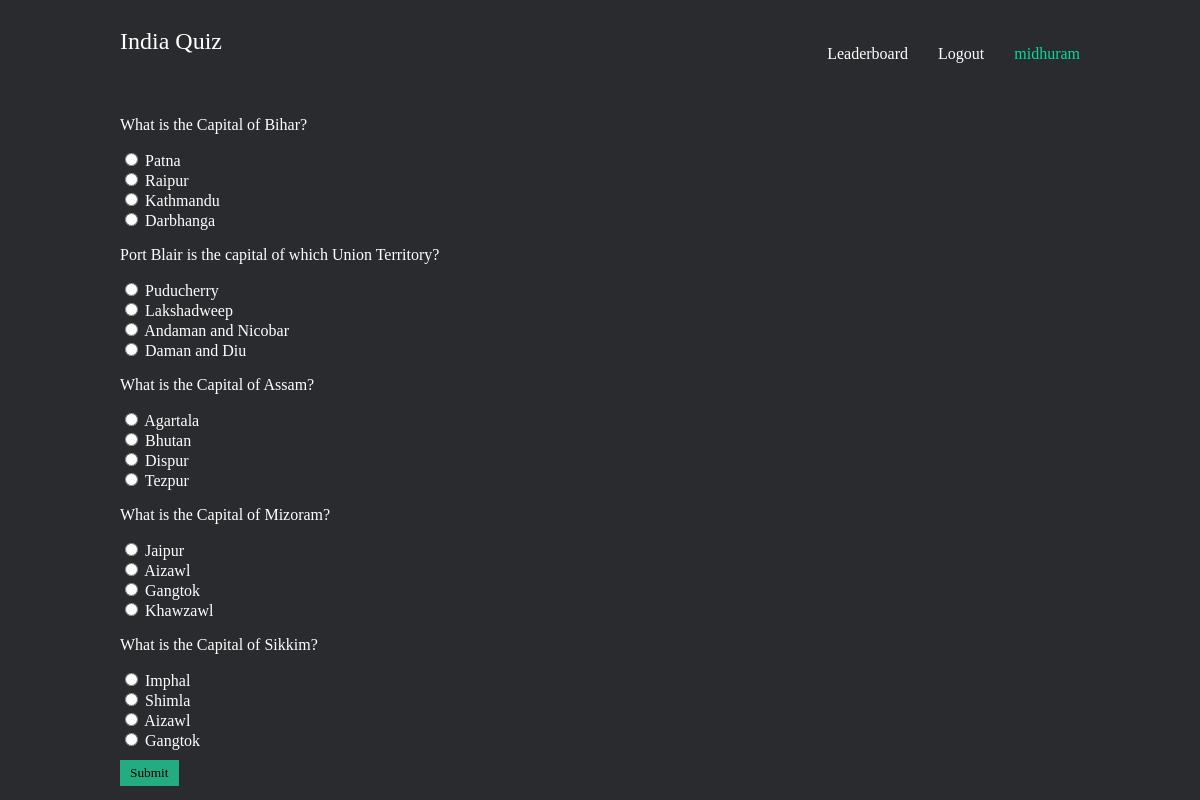
/quiz/quiz (signed in), run on the app's committed database.
### quiz/models.py (models this page shows)
class Question(models.Model):
    id = models.UUIDField(primary_key=True, default=uuid.uuid4)
    question = models.TextField(max_length = 1000, default="Question")
    option1 = models.CharField(max_length = 100, null = True)
    option2 = models.CharField(max_length = 100, null = True)
    option3 = models.CharField(max_length = 100, null = True)
    option4 = models.CharField(max_length = 100, null = True)
    def __str__(self):
        return self.question

### quiz/views.py (the view, shortened to what this page needs)
# urls.py: path('quiz/', include('quiz.urls')),
@login_required(login_url = "accounts:login")
def quiz(request):
    if request.method == 'GET':
        n = Question.objects.all().count()
        questions = []
        indices = sample(range(0,n-1),5)
        for i in indices:
            questions.append(Question.objects.all()[i])
        print(questions)
        return render(request, 'quiz/quiz.html', {'questions':questions})

### quiz/templates/quiz/quiz.html (shortened to what this page needs)
{% extends 'base_layout.html' %}
{% block content %}
<form class = "quiz-form" action="{% url 'quiz:quiz' %}" method="post" enctype="multipart/form-data">
    {% for q in questions %}
    <div class="question">
        <p>{{q.question}}</p>
        <input type="radio" id = "option1" name="{{q.id}}" value="{{q.option1}}">
        <label for = "{{option1}}">{{q.option1}}</label><br>
        <input type="radio" id = "option2" name="{{q.id}}" value="{{q.option2}}">
        <label for = "{{option2}}">{{q.option2}}</label><br>
        <input type="radio" id = "option3" name="{{q.id}}" value="{{q.option3}}">
        <label for = "{{option3}}">{{q.option3}}</label><br>
        <input type="radio" id = "option4" name="{{q.id}}" value="{{q.option4}}">
        <label for = "{{option4}}">{{q.option4}}</label><br>
    </div>
    {% endfor %}
    <input id = "submit_button" type="submit" value="Submit">
</form>
{% endblock %}

### templates/base_layout.html (shortened to what this page needs)
{% load static %}
<!DOCTYPE html>
<html lang="en">
<head>
    <link rel="stylesheet" href="{% static 'styles.css' %}">
</head>
<body>
    <header class="wrapper">
        <h2><a href="{% url 'home' %}">India Quiz</a></h2>
        <nav>
            <ul>
                <li><a href="{% url 'quiz:leaderboard' %}">Leaderboard</a></li>
                {% if user.is_authenticated %}
                <li>
                    <form action="{% url 'accounts:logout' %}" method="post">
                        <button type="submit">Logout</button>
                    </form>
                </li>
                <li id = "user">{{user}}</li>
                {% else %}
                <li><a href="{% url 'accounts:login' %}">Login</a></li>
                <li><a href="{% url 'accounts:signup' %}">Sign Up</a></li>
                {% endif %}
            </ul>
        </nav>
    </header>
    <div class="wrapper">
        {% block content %}
        {% endblock %}
    </div>
</body>
</html>

### assets/styles.css (style rules this page uses)
body { background-color: #2a2b2e; color: #fff; }
body * { font-family: Ubuntu; }
h1, h2, h3, h4, h5 { font-weight: normal; margin: 0; }
a, a:hover, a:visited { color: #fff; text-decoration: none; }
.wrapper { max-width: 960px; margin: 0 auto; }
header { display: grid; grid-template-columns: 1fr 1fr; padding: 20px 0; }
nav { justify-self: end; }
nav li { display: inline-block; list-style-type: none; margin-left: 20px; }
nav button { background: none; color: #fff; cursor: pointer; border: 0; font-size: 16px; }
#start_quiz_button,#submit_button { background-color: rgb(35, 172, 127); color: black; margin: 10px auto; border: 0; padding: 5px 10px; }
#user { color: #00dba0; }

### data on the page
Question: question "What is the Capital of Bihar?", option1 "Patna", option2 "Raipur", option3 "Kathmandu", option4 "Darbhanga"
Question: question "Port Blair is the capital of which Union Territory?", option1 "Puducherry", option2 "Lakshadweep", option3 "Andaman and Nicobar", option4 "Daman and Diu"
Question: question "What is the Capital of Assam?", option1 "Agartala", option2 "Bhutan", option3 "Dispur", option4 "Tezpur"
Question: question "What is the Capital of Mizoram?", option1 "Jaipur", option2 "Aizawl", option3 "Gangtok", option4 "Khawzawl"
Question: question "What is the Capital of Sikkim?", option1 "Imphal", option2 "Shimla", option3 "Aizawl", option4 "Gangtok"

### other printed values
{{ user }} "midhuram"
